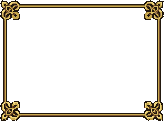
#> input picture assets/art/ui/page_kit/box_frame_2.png, 164 x 121 px
$ python -i kit_pagina.py   (imports and definitions only)
#> lines starting #> are read from the running program, lines starting #| are printed output that depends on the picture
#!/usr/bin/env python3
"""Kit de página (docs/ui/04_kit_de_pagina.md): genera con fal, pasa a píxel, dibuja las máscaras, mide y escribe
assets/art/ui/page_kit/kit.json. Las ideas y los algoritmos vienen del kit de Publicación de RolApp
(src/lib/publication/: kit-slots, nine-slice, safe-area, masks, veil, kit-variants), pasados a pixel art.

Uso:
  python3 tools/art/kit_pagina.py ref                         # hoja de referencia con el kit actual a ×8
  python3 tools/art/kit_pagina.py gen SLOT NAME [--count 1] [--aspect 4:3] [--extra "..."]   # nano-banana-2/edit
  python3 tools/art/kit_pagina.py tile SLOT NAME [--extra "..."]                            # z-image/turbo/tiling
  python3 tools/art/kit_pagina.py pixel SLOT RAW N [--crop x0,y0,x1,y1]   # crudo → <slot>_<N>.png a su tamaño
  python3 tools/art/kit_pagina.py masks                       # máscaras de pincel y velo (Pillow, gratis)
  python3 tools/art/kit_pagina.py measure                     # mide cada pieza y escribe kit.json
  python3 tools/art/kit_pagina.py sheet [--out tmp/kit_pagina/galeria.png]
  python3 tools/art/kit_pagina.py total                       # gasto de fal apuntado

Cada llamada a fal se apunta en assets/art/ui/page_kit/gasto.json (fecha, hueco, modelo, imágenes, coste) y su
prompt en assets/art/ui/page_kit/prompts.log. La clave sale de .env (FAL_KEY) y no se imprime nunca. El crudo va a
tmp/kit_pagina/crudo/ (fuera de git: se regenera con el prompt apuntado).
"""
import argparse
import datetime
import json
import math
import os
import random
import sys
import time
import urllib.request
from collections import Counter

from PIL import Image

sys.dont_write_bytecode = True
ROOT = os.path.dirname(os.path.dirname(os.path.dirname(os.path.abspath(__file__))))
OUT = os.path.join(ROOT, "assets", "art", "ui", "page_kit")
RAW = os.path.join(ROOT, "tmp", "kit_pagina", "crudo")
LEDGER = os.path.join(OUT, "gasto.json")
PROMPTS = os.path.join(OUT, "prompts.log")
KIT = os.path.join(OUT, "kit.json")
THEME = os.path.join(ROOT, "assets", "art", "ui", "theme")
MARKS = os.path.join(ROOT, "assets", "art", "ui", "marks")

NANO_EDIT = "fal-ai/nano-banana-2/edit"
TILING = "fal-ai/z-image/turbo/tiling"
I2P = "fal-ai/image2pixel"
# nano por imagen; z-image 0,02 USD/MP a 1024×1024; image2pixel por segundo de cómputo (cota alta: con la cola)
PRICE = {NANO_EDIT: 0.08, TILING: 0.02 * 1.048576, I2P: 0.00017}

# --- Huecos (kit-slots.ts en píxel) ------------------------------------------------------------------------------------
# size: tamaño de referencia (las piezas generadas salen a la rejilla nativa del modelo: ver kit.json) · bg: opaque | transparent · measure: qué se mide · rotation: page | element |
# image (kit-variants.ts) · aspect: el que se pide a nano-banana.
SLOTS = {
    "page_bg": {"size": (512, 384), "bg": "opaque", "measure": "page", "rotation": "page", "aspect": "4:3"},
    "page_bg_tall": {"size": (384, 512), "bg": "opaque", "measure": "page", "rotation": "page", "aspect": "3:4"},
    "page_bg_dark": {"size": (512, 384), "bg": "opaque", "measure": "page", "rotation": "page", "aspect": "4:3"},
    "plate_frame": {"size": (200, 148), "bg": "transparent", "measure": "nine", "rotation": "element",
                    "aspect": "4:3"},
    "box_frame": {"size": (200, 148), "bg": "transparent", "measure": "nine", "rotation": "element", "aspect": "4:3"},
    "page_corner": {"size": (32, 32), "bg": "transparent", "measure": "bbox", "rotation": "page", "aspect": "1:1"},
    "ribbon": {"size": (224, 32), "bg": "transparent", "measure": "ribbon", "rotation": "element", "aspect": "21:9"},
    "divider": {"size": (192, 12), "bg": "transparent", "measure": "bbox", "rotation": "element", "aspect": "21:9"},
    "tile_light": {"size": (64, 64), "bg": "opaque", "measure": "none", "rotation": "element"},
    "tile_dark": {"size": (64, 64), "bg": "opaque", "measure": "none", "rotation": "element"},
    "folio": {"size": (96, 24), "bg": "transparent", "measure": "folio", "rotation": "page", "aspect": "21:9"},
    "mask_foot_240": {"size": (240, 135), "bg": "mask", "measure": "none", "rotation": "image"},
    "mask_foot_192": {"size": (192, 108), "bg": "mask", "measure": "none", "rotation": "image"},
    "mask_corner": {"size": (64, 64), "bg": "mask", "measure": "none", "rotation": "image"},
    "mask_side": {"size": (64, 64), "bg": "mask", "measure": "none", "rotation": "image"},
    "veil": {"size": (480, 96), "bg": "mask", "measure": "none", "rotation": "image"},
}

STYLE = ("16-bit SNES era pixel art, crisp hard-edged pixels, no anti-aliasing, no blur, limited warm palette of the "
         "reference sheet: dark brown ink #2a1f14, wood browns #3e2814 #5c3a1e #7a5230, parchment #d4b896 #b89a72, "
         "gold #8a7032 #c8a84e #f2d880, wax red #9a2a22. Medieval guild account book, illuminated manuscript "
         "ornament. Match the pixel style of the reference sheet (the game's current UI kit)")
KEY = "on a perfectly flat solid magenta #FF00FF background that fills everything around the piece"
NO_TEXT = "no text, no letters, no numbers, no watermark"
BG_RULES = ("Mandatory composition: the central area (at least 80% of the width and 80% of the height, centred) is "
            "clean, flat, light uniform parchment with only very faint fibres, NO objects, NO figures, NO strong stains "
            "and NO text, so dark body text stays perfectly readable; ageing (darker burnt edges, small stains, wear) "
            "and any small ornament stay strictly inside an outer band no wider than 10% of the width on the left and "
            "right and 10% of the height at the top and bottom; NO frame or border line enclosing the page")
PIECE = {
    "page_bg": "A single sheet of blank aged parchment paper seen flat from above, filling the whole image edge to "
               "edge, landscape. " + BG_RULES,
    "page_bg_tall": "A single sheet of blank aged parchment paper seen flat from above, filling the whole image edge to "
                    "edge, portrait. " + BG_RULES,
    "page_bg_dark": "A single sheet of blank dark brown tooled leather seen flat from above, filling the whole image "
                    "edge to edge, landscape. " + BG_RULES.replace("light uniform parchment", "dark uniform leather")
                    .replace("dark body text", "light body text"),
    "plate_frame": "A single rectangular ornamental picture frame seen perfectly front-on, perfectly symmetric, "
                   "landscape. "
                   "Carved dark wood bars with a thin gold fillet, elaborate gold filigree ornaments ONLY in the four "
                   "corners (the same motif in each corner, about 14% of the height). The four straight edges between "
                   "the corners are plain, thin and uniform (a simple double bar about 3% of the height thick), with no "
                   "ornaments in the middle of the edges. The inside of the frame is completely empty magenta",
    "box_frame": "A single thin rectangular border for a boxed note on a book page, seen perfectly front-on, perfectly "
                 "symmetric, landscape, filling the whole image. "
                 "A very thin dark brown ink line doubled by a thin gold line (together about 2% of the height), "
                 "with a small gold filigree knot ONLY in each of the four corners (the same small motif in each "
                 "corner, about 8% of the height). The four straight edges between the corners are plain, thin and "
                 "uniform, with no ornaments in the middle of the edges. The inside is completely empty magenta",
    "page_corner": "A single top-left corner ornament for an illuminated book page border: an L-shaped gold and dark "
                   "brown filigree piece whose two arms extend to the right and downwards and taper into thin lines, "
                   "with a small diamond knot at the corner joint. Only the ornament, nothing else",
    "ribbon": "A blank horizontal red cloth ribbon banner for a book chapter heading, seen front-on, very wide and "
              "thin. Folded swallow-tail end caps at both ends with a darker fold; the long middle part is flat, plain, "
              "uniform red with a thin gold edge line at the top and the bottom, so a word can sit on it. Empty",
    "divider": "A horizontal decorative divider ornament for a book, very wide and very thin, symmetric: a small gold "
               "diamond motif in the center with fine dark gold filigree lines extending left and right and tapering "
               "to points",
    "folio": "A small symmetric gold cartouche, a compact horizontal plaque with rolled scroll ends and an empty flat "
             "light parchment center where a short label goes, very wide and short",
    "tile_light": "Seamless tileable light parchment paper texture, subtle fibres and faint warm stains, even lighting, "
                  "flat top-down, no objects, no text, 16-bit pixel art with chunky pixels and a small warm palette "
                  "(#d4b896, #c6a984, #b89a72, #e2cba5)",
    "tile_dark": "Seamless tileable dark brown tooled leather texture, fine grain, even lighting, flat top-down, no "
                 "objects, no text, 16-bit pixel art with chunky pixels and a small palette (#2a1f14, #3e2814, "
                 "#5c3a1e, #33271c)",
}


def hexc(h):
    h = h.lstrip("#")
    return (int(h[0:2], 16), int(h[2:4], 16), int(h[4:6], 16))


def _mix(a, b, t=0.5):
    return tuple(round(a[i] + (b[i] - a[i]) * t) for i in range(3))


# [128 lines left out: functions palette, _nearest, _ledger, _note, _fal, _prompt_log and 4 more, not called in this run]


def total():
    return round(sum(r["usd"] for r in _ledger()), 4)


# --- Píxel ------------------------------------------------------------------------------------------------------------

def _is_key(r, g, b):
    """Magenta y su mezcla con el borde de la pieza (el modelo deja un halo rosado)."""
    return r > 110 and b > 110 and g < 0.62 * min(r, b) and abs(r - b) < 100


# [53 lines left out: functions key_magenta, key_white_outside, dominant, not called in this run]


TILE_RAMPS = {"tile_light": ["b89a72", "c6a984", "d4b896", "e0c9a4"],
              "tile_dark": ["1a1209", "2a1f14", "33271c", "3e2814"]}


# [33 lines left out: functions ramp, to_palette, not called in this run]


def content_box(im):
    bb = im.getchannel("A").point(lambda a: 255 if a > 127 else 0).getbbox()
    return bb or (0, 0, im.width, im.height)


# [84 lines left out: functions snap, half_keep_lines, native, pixel, not called in this run]


# --- Medidas (nine-slice.ts, safe-area.ts) ----------------------------------------------------------------------------

UMBRAL = 64


def _alpha(im):
    a = im.convert("RGBA").getchannel("A")
    return a.width, a.height, list(a.getdata())


# [15 lines left out: function _depth, not called in this run]


def _median(v):
    s = sorted(v)
    return s[len(s) >> 1] if s else 0


# [63 lines left out: functions measure_nine, normalize_frame, not called in this run]


def _col(im, x):
    return [im.getpixel((x, y)) for y in range(im.height)]


# [68 lines left out: functions measure_ribbon, normalize_ribbon, measure_folio, not called in this run]


def bbox_measure(im):
    bb = content_box(im)
    return {"bbox": list(bb), "width": im.width, "height": im.height}


# Zona segura (safe-area.ts): ocupación por color y por detalle en una versión reducida (≈ 96 de ancho).
UMBRAL_COLOR, UMBRAL_COLOR_ORNAMENTO, UMBRAL_DETALLE = 58, 95, 15
PERFIL_OCUPADO, BUSQUEDA_MAX, AIRE = 0.12, 0.45, 0.02


def _lum(r, g, b):
    return 0.299 * r + 0.587 * g + 0.114 * b


def occupancy(im):
    W, H = im.size
    data = list(im.convert("RGB").getdata())
    Y = [_lum(*p) for p in data]
    cs = [data[y * W + x] for y in range(int(H * 0.35), math.ceil(H * 0.65)) for x in range(int(W * 0.35),
                                                                                           math.ceil(W * 0.65))]
    paper = tuple(_median([c[i] for c in cs]) for i in range(3))
    occ, orn = [0.0] * (W * H), [0.0] * (W * H)
    for y in range(H):
        for x in range(W):
            i = y * W + x
            dr, dg, db = (data[i][k] - paper[k] for k in range(3))
            color = math.sqrt((dr * dr + dg * dg + db * db) / 3)
            s = s2 = k = 0
            for yy in range(max(0, y - 1), min(H, y + 2)):
                for xx in range(max(0, x - 1), min(W, x + 2)):
                    v = Y[yy * W + xx]
                    s += v
                    s2 += v * v
                    k += 1
            sd = math.sqrt(max(0.0, s2 / k - (s / k) ** 2))
            occ[i] = max(color / UMBRAL_COLOR, sd / UMBRAL_DETALLE)
            orn[i] = max(color / UMBRAL_COLOR_ORNAMENTO, sd / UMBRAL_DETALLE)
    return occ, orn, paper


def insets(orn, W, H):
    raw = [1 if v >= 1 else 0 for v in orn]
    occ = [0] * (W * H)
    for y in range(H):
        for x in range(W):
            s = k = 0
            for yy in range(max(0, y - 1), min(H, y + 2)):
                for xx in range(max(0, x - 1), min(W, x + 2)):
                    s += raw[yy * W + xx]
                    k += 1
            occ[y * W + x] = 1 if s * 2 > k else 0

    def col(x, y0, y1):
        return sum(occ[y * W + x] for y in range(y0, y1)) / (y1 - y0) if y1 > y0 else 0

    def row(y, x0, x1):
        return sum(occ[y * W + x] for x in range(x0, x1)) / (x1 - x0) if x1 > x0 else 0

    def frm(n, prof, inv):
        last = 0
        for k in range(int(n * BUSQUEDA_MAX)):
            i = n - 1 - k if inv else k
            if prof(i) >= PERFIL_OCUPADO:
                last = k + 1
        return last
    L = R = T = B = 0
    for _ in range(3):
        L = frm(W, lambda x: col(x, T, H - B), False)
        R = frm(W, lambda x: col(x, T, H - B), True)
        T = frm(H, lambda y: row(y, L, W - R), False)
        B = frm(H, lambda y: row(y, L, W - R), True)

    def side(px, n):
        return round(min(BUSQUEDA_MAX, px / n + AIRE), 3) if px > 0 else 0
    return {"top": side(T, H), "right": side(R, W), "bottom": side(B, H), "left": side(L, W)}


def _up4(v):
    return int(math.ceil(v / 4.0) * 4)


def measure_page(im):
    """Fondo de página: zona segura en fracciones (safe-area.ts) y, pasada a píxeles, los márgenes del 9 trozos
    (la franja con adorno, ≥ 8) y los de contenido (la franja + 4 de aire, ≥ 12), múltiplos de 4."""
    W, H = im.size
    k = 96 / W
    small = im.convert("RGB").resize((96, max(1, round(H * k))), Image.BOX)
    occ, orn, paper = occupancy(small)
    ins = insets(orn, small.width, small.height)
    busy_cells = [min(1.0, v) for v in occ]
    px = {s: ins[s] * (W if s in ("left", "right") else H) for s in ins}
    texture = {s: max(8, _up4(px[s])) for s in px}
    content = {s: max(12, _up4(px[s] + 4)) for s in px}
    decorative = max(px.values()) > 48
    return {"safe": ins, "texture_margin": texture, "content_margin": content, "paper": "#%02x%02x%02x" % paper,
            "busy": round(sum(busy_cells) / len(busy_cells), 3), "decorative_only": decorative, "width": W, "height": H}


# --- Máscaras (masks.ts, generate-masks.mjs) en 1 bit con trama Bayer --------------------------------------------------

BAYER4 = [[0, 8, 2, 10], [12, 4, 14, 6], [3, 11, 1, 9], [15, 7, 13, 5]]


# [210 lines left out: functions _noise1d, _brush, brush_mask, veil, masks, measure and 2 more, not called in this run]


# [3 lines not run here, left out]

>>> from PIL import Image
>>> picture = Image.open('../../assets/art/ui/page_kit/box_frame_2.png')
#> picture is the input picture: PIL image 164x121 RGBA; mean R, G, B, A 16.4, 13.1, 6.8, 38.6
>>> result = measure_page(picture)
#> in measure_page, `small = im.convert("RGB").resize((96, max(1, round(H * k))), Image.BOX)`:
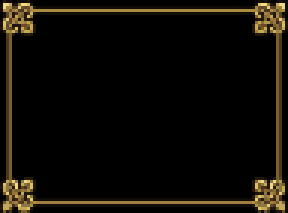
#> small: PIL image 96x71 RGB (shown 3 times larger); mean R, G, B 15.3, 12.2, 6.4
#> in occupancy, `data = list(im.convert("RGB").getdata())`: data = 6816 items, first 6: (9, 6, 4), (34, 24, 14), (17, 12, 7), (17, 12, 7), (0, 0, 0), (0, 0, 0)
#> in occupancy, `Y = [_lum(*p) for p in data]`: Y = 6816 values, max 213.7 at index 97, min 0 at index 4, mean 12.48
#> in occupancy, `cs = [data[y * W + x] for y in range(int(H * 0.35), math.ceil(H * 0.65..`: cs = 690 items, first 6: (0, 0, 0), (0, 0, 0), (0, 0, 0), (0, 0, 0), (0, 0, 0), (0, 0, 0)
#> in _median, `s = sorted(v)`: s = 690 values from 0 to 0
#> in occupancy, `paper = tuple(_median([c[i] for c in cs]) for i in range(3))`: paper = (0, 0, 0)
#> after the loop in occupancy, `for y in range(H):`: occ = 6816 values, max 6.38 at index 8, min 0 at index 12, mean 0.736; orn = 6816 values, max 6.38 at index 8, min 0 at index 12, mean 0.735
#> in measure_page, `occ, orn, paper = occupancy(small)`: paper = (0, 0, 0)
#> in insets, `raw = [1 if v >= 1 else 0 for v in orn]`: raw = 6816 values, max 1 at index 0, min 0 at index 11, mean 0.202
#> after the loop in insets, `for y in range(H):`: occ = 6816 values, max 1 at index 0, min 0 at index 11, mean 0.203
#> in measure_page, `ins = insets(orn, small.width, small.height)`: ins = {'top': 0.09, 'right': 0.145, 'bottom': 0.09, 'left': 0.145}
#> in measure_page, `busy_cells = [min(1.0, v) for v in occ]`: busy_cells = 6816 values, max 1 at index 0, min 0 at index 12, mean 0.225
#> in measure_page, `px = {s: ins[s] * (W if s in ("left", "right") else H) for s in ins}`: px = {'top': 10.89, 'right': 23.78, 'bottom': 10.89, 'left': 23.78}
#> in measure_page, `texture = {s: max(8, _up4(px[s])) for s in px}`: texture = {'top': 12, 'right': 24, 'bottom': 12, 'left': 24}
#> in measure_page, `content = {s: max(12, _up4(px[s] + 4)) for s in px}`: content = {'top': 16, 'right': 28, 'bottom': 16, 'left': 28}
#> in measure_page, `decorative = max(px.values()) > 48`: decorative = False
#> result = 8 items
